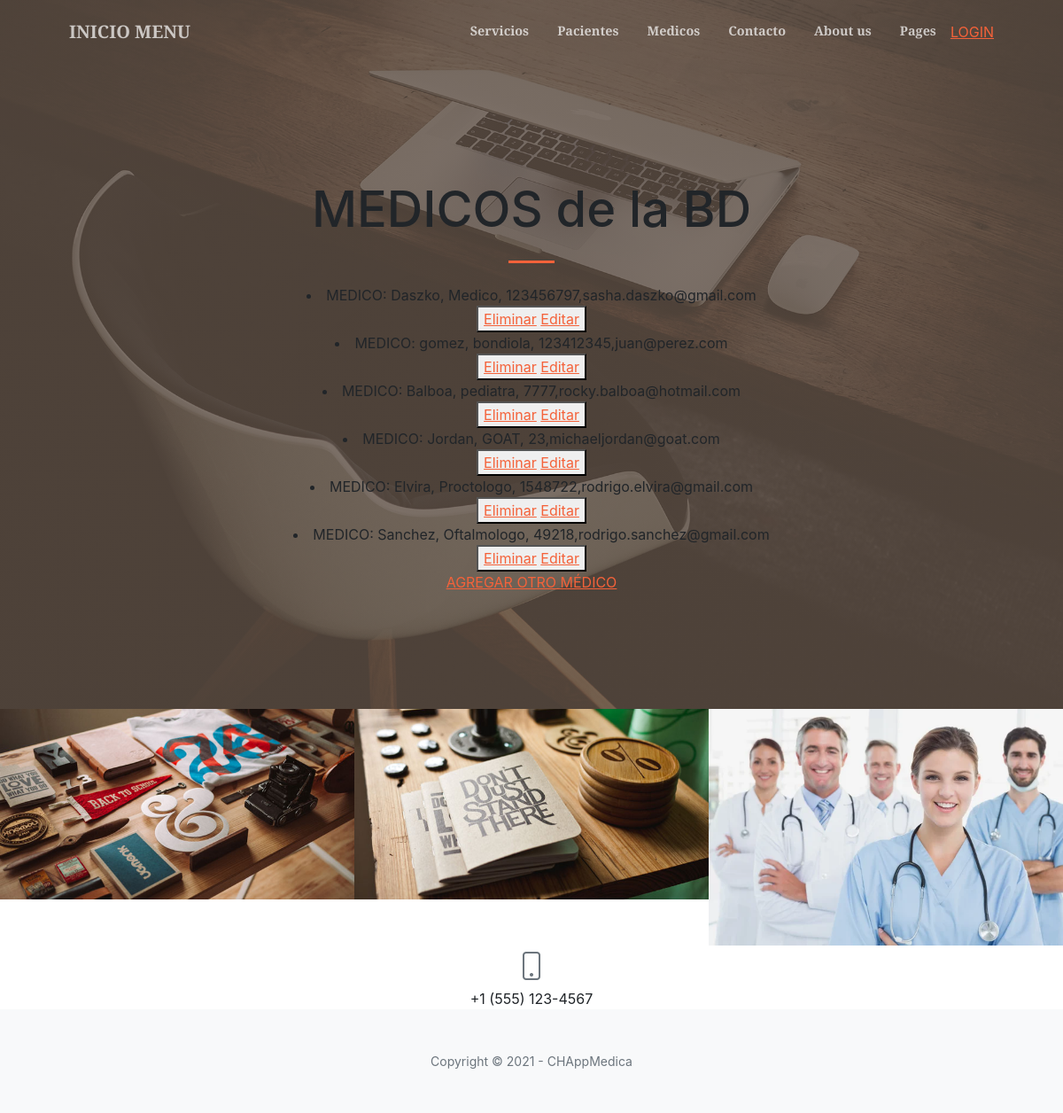
The app's page /AppMedica/leerMedicos with its own data.
### AppMedica/models.py (models this page shows)
class Medico(models.Model):
    apellido = models.CharField(max_length=40)
    especialidad = models.CharField(max_length=40)
    matricula = models.IntegerField()
    email = models.EmailField()
    def __str__(self):
        return f"{self.apellido}, {self.especialidad}, {self.matricula},{self.email}"

### AppMedica/views.py (the view)
# urls.py: path('leerMedicos', views.leerMedicos, name='LeerMedicos'),
def leerMedicos(request):
    medicos = Medico.objects.all()
    dir = {'medicos':medicos}
    return render(request,"AppMedica/leerMedicos.html",dir)

### AppMedica/templates/AppMedica/leerMedicos.html (shortened to what this page needs)
{% extends "AppMedica/padre.html" %}
{% load static %}
        {% block contenido %}
            <h1 class="mb-1">MEDICOS de la BD</h1>
        {% endblock %}
        {% block contenido2 %}
            {% for m in medicos %}
                <li>MEDICO:   {{ m }}  </li>
                <button>
                    <a href="{% url 'EliminarMedicos' m.matricula %}">Eliminar</a>
                    <a href="{% url 'EditarMedicos' m.matricula %}">Editar</a>
                </button>
                <br>
            {% endfor %}
            <a href="{% url 'MedicoFormulario'%}">AGREGAR OTRO MÉDICO </a>
        {% endblock %}

### records on screen
Medico: apellido+especialidad+matricula "Daszko, Medico, 123456797,sasha.daszko@gmail.com"
Medico: apellido+especialidad+matricula "gomez, bondiola, 123412345,juan@perez.com"
Medico: apellido+especialidad+matricula "Balboa, pediatra, 7777,rocky.balboa@hotmail.com"
Medico: apellido+especialidad+matricula "Jordan, GOAT, 23,michaeljordan@goat.com"
Medico: apellido+especialidad+matricula "Elvira, Proctologo, 1548722,rodrigo.elvira@gmail.com"
Medico: apellido+especialidad+matricula "Sanchez, Oftalmologo, 49218,rodrigo.sanchez@gmail.com"
